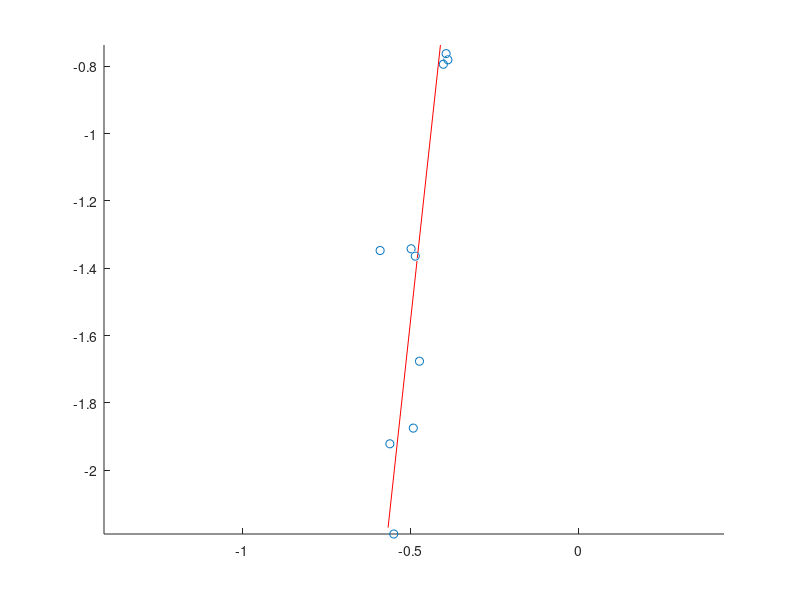

Reproduce this figure in MATLAB.
% Fake n-points in R3, n=4 in your case
n = 10;
a = randn(3,1);
b = randn(3,1);
t = rand(1,10);
xyz = a + b.*t;
xyz = xyz + 0.05*randn(size(xyz)); % size 3 x n
%% Engine  
xyz0 = mean(xyz,2);
A = xyz-xyz0;
[U,S,~] = svd(A);
d = U(:,1);
t = d'*A;
t1 = min(t);
t2 = max(t);
xzyl = xyz0 + [t1,t2].*d; % size 3x2
% Check
x = xyz(1,:);
y = xyz(2,:);
z = xyz(3,:);
xl = xzyl(1,:);
yl = xzyl(2,:);
zl = xzyl(3,:);
figure;
hold on
plot3(x,y,z,'o');
plot3(xl,yl,zl,'r');
axis equal
